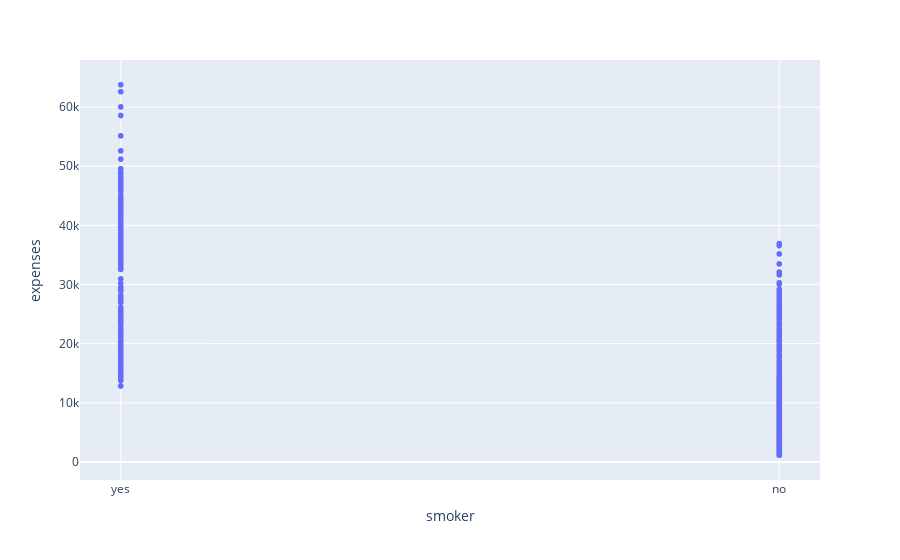

Notebook source saved alongside this figure:
### Code cell
plt = pd.concat([df['expenses'],df['smoker']],axis=1)
px.scatter(smokerplt,x='smoker',y='expenses')

### Figure 1 — Plotly figure (JSON) as saved in the notebook; plotly's stock layout.template omitted (floating-point values rounded to 4 significant figures; data arrays with more than 128 entries replaced by an {"elided": "..."} marker saying what was removed)
{"data": [{"hovertemplate": "smoker=%{x}<br>expenses=%{y}<extra></extra>", "legendgroup": "", "marker": {"color": "#636efa", "symbol": "circle"}, "mode": "markers", "name": "", "showlegend": false, "type": "scattergl", "x": {"elided": "1338 str values"}, "xaxis": "x", "y": {"elided": "1338 float values"}, "yaxis": "y"}], "layout": {"legend": {"tracegroupgap": 0}, "margin": {"t": 60}, "xaxis": {"anchor": "y", "domain": [0, 1], "title": {"text": "smoker"}}, "yaxis": {"anchor": "x", "domain": [0, 1], "title": {"text": "expenses"}}}}
